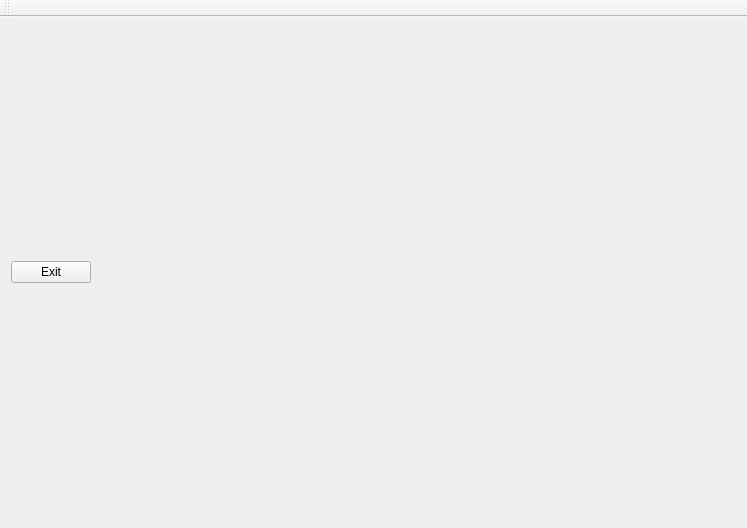
<?xml version="1.0" encoding="UTF-8"?>
<ui version="4.0">
 <class>MainWindow</class>
 <widget class="QMainWindow" name="MainWindow">
  <property name="geometry">
   <rect>
    <x>0</x>
    <y>0</y>
    <width>747</width>
    <height>528</height>
   </rect>
  </property>
  <property name="windowTitle">
   <string>Mesh_Computational_Geometry</string>
  </property>
  <widget class="QWidget" name="centralWidget">
   <layout class="QHBoxLayout" name="horizontalLayout">
    <item>
     <layout class="QVBoxLayout" name="verticalLayout_2">
      <item>
       <widget class="QPushButton" name="pushButton">
        <property name="text">
         <string>Exit</string>
        </property>
       </widget>
      </item>
      <item>
       <layout class="QVBoxLayout" name="verticalLayout"/>
      </item>
     </layout>
    </item>
    <item>
     <widget class="GLDisplayWidget" name="widget" native="true">
      <property name="sizePolicy">
       <sizepolicy hsizetype="Expanding" vsizetype="Preferred">
        <horstretch>0</horstretch>
        <verstretch>0</verstretch>
       </sizepolicy>
      </property>
     </widget>
    </item>
   </layout>
  </widget>
  <widget class="QToolBar" name="mainToolBar">
   <attribute name="toolBarArea">
    <enum>TopToolBarArea</enum>
   </attribute>
   <attribute name="toolBarBreak">
    <bool>false</bool>
   </attribute>
  </widget>
 </widget>
 <layoutdefault spacing="6" margin="11"/>
 <customwidgets>
  <customwidget>
   <class>GLDisplayWidget</class>
   <extends>QWidget</extends>
   <header>gldisplaywidget.h</header>
   <container>1</container>
  </customwidget>
 </customwidgets>
 <resources/>
 <connections>
  <connection>
   <sender>pushButton</sender>
   <signal>released()</signal>
   <receiver>MainWindow</receiver>
   <slot>close()</slot>
   <hints>
    <hint type="sourcelabel">
     <x>44</x>
     <y>43</y>
    </hint>
    <hint type="destinationlabel">
     <x>42</x>
     <y>224</y>
    </hint>
   </hints>
  </connection>
 </connections>
</ui>
